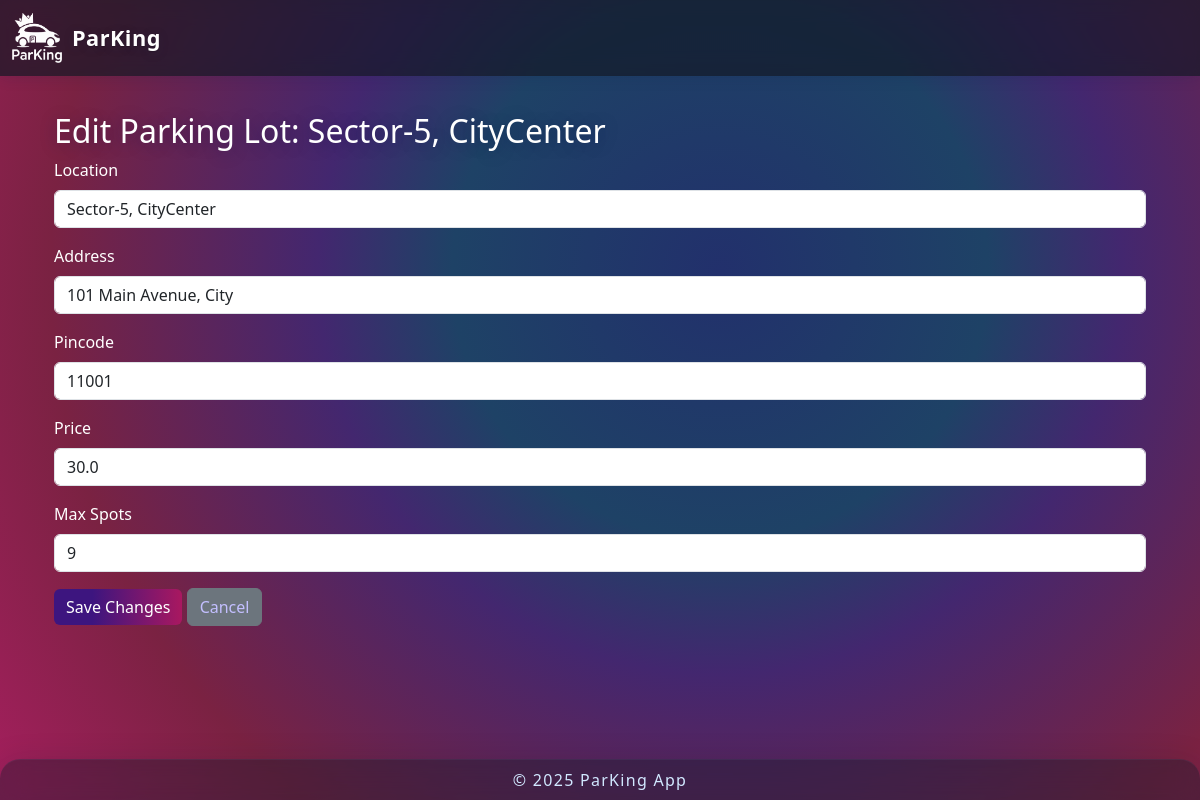
Page /admin/lot/1/edit (signed in) on the earlier database version.
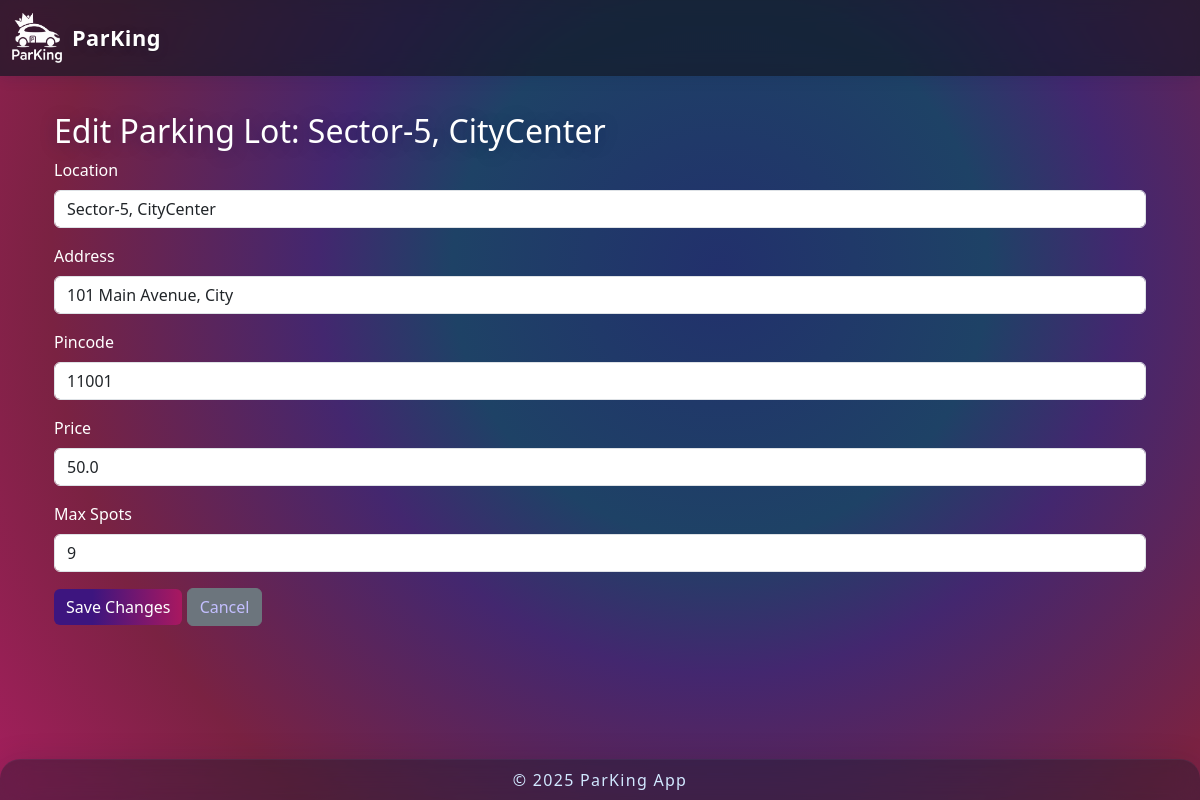
Same page on the later database version.
### controllers/database.py (models this page shows)
class ParkingLot(db.Model):
    id = db.Column(db.Integer, primary_key=True)        # Primary key column is `id`
    location = db.Column(db.String(120), nullable=False)
    prices = db.Column(db.Float, nullable=False)
    address = db.Column(db.String(200), nullable=False)
    pincode = db.Column(db.String(10), nullable=False)
    max_spots = db.Column(db.Integer, nullable=False)
    spots = db.relationship('ParkingSpot', backref='parking_lot', lazy=True)

### app.py (the view, shortened to what this page needs)
@app.route('/admin/lot/<int:lot_id>/edit', methods=['GET', 'POST'])
def admin_edit_lot(lot_id):
    if 'admin_id' not in session:
        flash('Please login as admin.', 'danger')
        return redirect(url_for('admin_login'))
    lot = ParkingLot.query.get_or_404(lot_id)
    return render_template('admin_edit_lot.html', lot=lot)

### templates/admin_edit_lot.html
{% extends "layout.html" %}
{% block content %}
<div class="container py-4">
  <h2>Edit Parking Lot: {{ lot.location }}</h2>
  <form method="POST">
    <div class="mb-3">
      <label for="location" class="form-label">Location</label>
      <input type="text" name="location" id="location" class="form-control" value="{{ lot.location }}" required>
    </div>
    <div class="mb-3">
      <label for="address" class="form-label">Address</label>
      <input type="text" name="address" id="address" class="form-control" value="{{ lot.address }}" required>
    </div>
    <div class="mb-3">
      <label for="pincode" class="form-label">Pincode</label>
      <input type="text" name="pincode" id="pincode" class="form-control" value="{{ lot.pincode }}" required>
    </div>
    <div class="mb-3">
      <label for="prices" class="form-label">Price</label>
      <input type="number" step="0.01" name="prices" id="prices" class="form-control" value="{{ lot.prices }}" required>
    </div>
    <div class="mb-3">
      <label for="max_spots" class="form-label">Max Spots</label>
      <input type="number" name="max_spots" id="max_spots" class="form-control" value="{{ lot.max_spots }}" required min="1">
    </div>
    <button type="submit" class="btn btn-primary">Save Changes</button>
    <a href="{{ url_for('admin_dashboard') }}" class="btn btn-secondary">Cancel</a>
  </form>
</div>
{% endblock %}

Differences in the rows shown:
changed ParkingLot "Sector-5, CityCenter": prices "30.0" → "50.0"
